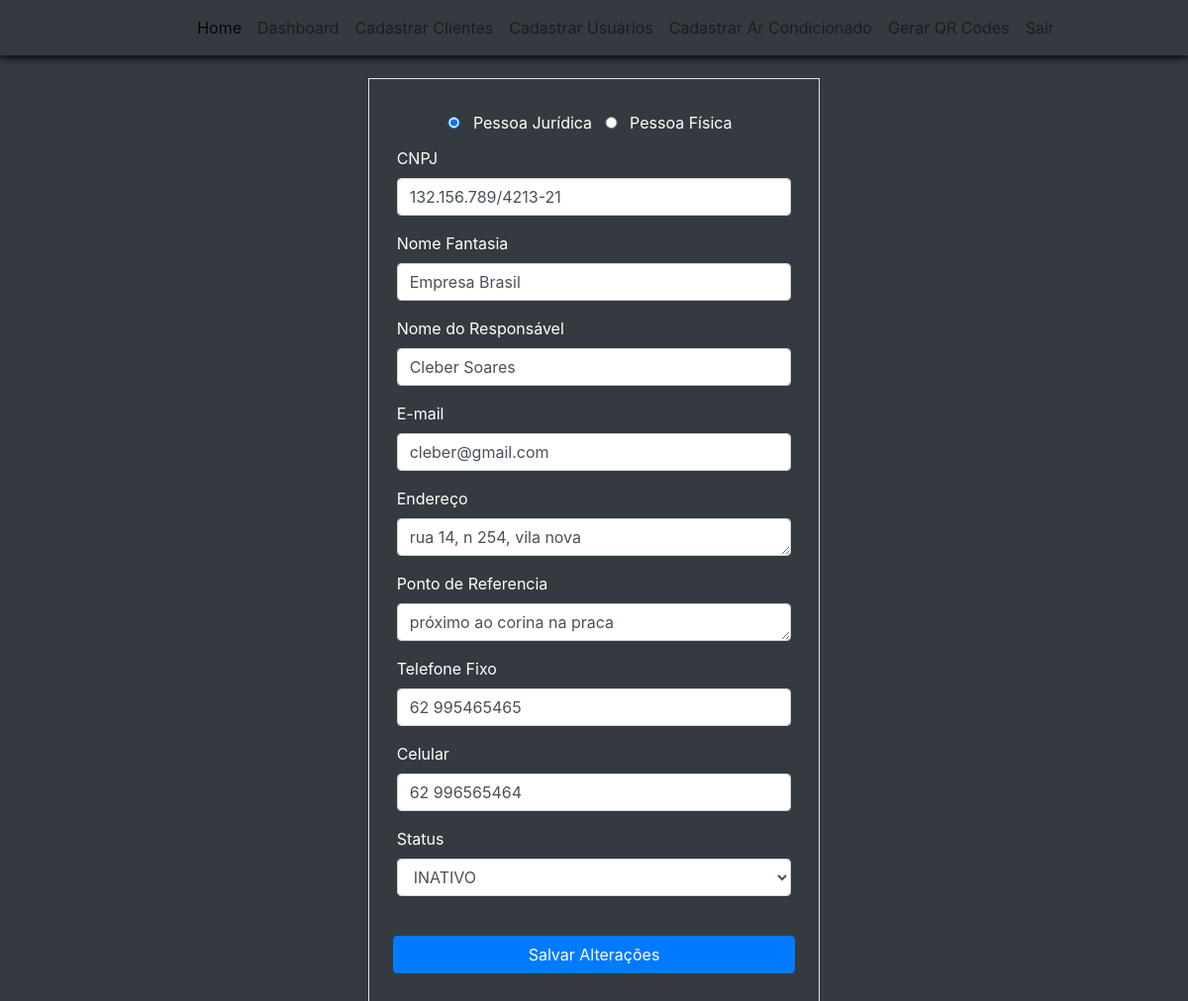
The app's page /edicao-cliente/12 (signed in) with its own data.
### climaxcool/models.py (models this page shows)
class Customers(database.Model):
    id = database.Column(database.Integer, primary_key=True)
    type_customer = database.Column(database.String, nullable=False)
    number_register_customer = database.Column(database.String, nullable=False, unique=True)
    name_customer = database.Column(database.String, nullable=False)
    name_responsible = database.Column(database.String)
    email = database.Column(database.String)
    address = database.Column(database.String)
    telephone_fixed = database.Column(database.String)
    telephone_mobile = database.Column(database.String, nullable=False)
    reference_point = database.Column(database.String)
    status_customer = database.Column(database.String, default="ATIVO")
    date_create = database.Column(database.DateTime, nullable=False, default=datetime.utcnow)
    date_last_update = database.Column(database.DateTime, default=datetime.utcnow, onupdate=datetime.utcnow)
    id_user = database.Column(database.Integer, database.ForeignKey('users.id'), nullable=False)
    equipment = database.relationship('Equipments', backref='company_asset', lazy=True)

### climaxcool/routes/routes.py (the view)
@app.route('/edicao-cliente/<customer_id>', methods=['POST', 'GET'])
@login_required
def customers_update(customer_id):
    customers_update = customers_viewmodel.customers_update(customer_id)
    return customers_update

### climaxcool/forms.py (shortened to what this page needs)
class FormCustomerRegistration(FlaskForm):
    edit_mode = HiddenField()
    type_customer = RadioField('Tipo de Cliente', choices=["Pessoa Jurídica", "Pessoa Física"], validators=[DataRequired()])
    number_register_customer =  StringField('CNPJ')
    name_customer = StringField('Nome Fantasia', validators=[DataRequired()])
    name_responsible = StringField('Nome do Responsável')
    email = StringField('E-mail', validators=[DataRequired(), Email()])
    address = TextAreaField('Endereço')
    telephone_fixed = StringField('Telefone Fixo')
    telephone_mobile = StringField('Celular')
    reference_point = TextAreaField('Ponto de Referencia')
    status_customer = SelectField('Status',validators=[Optional()], choices=['ATIVO', 'INATIVO'])
    btn_submit_customer = SubmitField('Cadastrar Cliente')

### climaxcool/models.py (called while the page is built)
@login_manager.user_loader
def load_user(id_user):
    return Users.query.get(int(id_user))

### climaxcool/repository/repo_customers.py (called while the page is built)
    def get_customers_by_id(self, customer_id):
        customer = Customers.query.get(int(customer_id))
        return customer

### climaxcool/templates/customer_update.html (shortened to what this page needs)
{% extends 'nav_logged.html' %}
{% block bodynav %}
<div class="d-flex justify-content-center align-items-center bg-dark" style="padding-top: 70px;">
    <div class="bg-dark text-white">
        <div class="col">
            <div>
                <form method="POST" action="" class="border p-4 mt-2 mb-2">
                    <fieldset>
                        <div style="font-size: 16px;" class="text-center">
                            {% for subfield in form_customer.type_customer %}
                            <tr>
                                <td>{{ subfield(style="height: 12px;") }}</td>
                                <td>{{ subfield.label(class="my-2 mx-2") }}</td>
                            </tr>
                            {% endfor %}
                        </div>
                        <div class="row form-group mt-1 mx-1">
                            <div>
                                <label for="number_register_customer" id="label-type-client">CNPJ</label>
                            </div>
                            {% if form_customer.number_register_customer.errors %}
                            {{ form_customer.number_register_customer(id="number_register_customer", class="form-control is-invalid", placeholder="999.999.999/9999-99", maxlength="26",) }}
                            <div class="invalid-feedback">
                                {%for erro in form_customer.number_register_customer.errors %}
                                {{ erro }}
                                {%endfor%}
                            </div>
                            {%else%}
                            {{ form_customer.number_register_customer(id="number_register_customer", class="form-control", placeholder="999.999.999/9999-99", maxlength="26",) }}
                            {%endif%}
                        </div>
                        <div class="row form-group mt-1 mx-1">
                            <div>
                                <label for="name_generic" id="label-name-generic">Nome Fantasia</label>
                            </div>
                            {{ form_customer.name_customer(id="name_generic", class="form-control") }}
                        </div>
                        <div class="form-group mt-1 mx-1">
                            {{ form_customer.name_responsible.label(id='label-name-responsible', class="form-label") }}
                            {{ form_customer.name_responsible(class="form-control") }}
                        </div>
                        <div class="row form-group mt-1 mx-1">
                            {{ form_customer.email.label(class="form-label") }}
                            {% if form_customer.email.errors %}
                            {{ form_customer.email(class="form-control is-invalid", placeholder="exemplo@gmail.com") }}
                            <div class="invalid-feedback">
                                {% for erro in form_customer.email.errors %}
                                E-mail inválido
                                {% endfor %}
                            </div>
                            {% else %}
                            {{ form_customer.email(class="form-control", placeholder="exemplo@gmail.com") }}
                            {% endif %}
                        </div>
                        <div class="row form-group mt-1 mx-1">
                            {{ form_customer.address.label(class="form-label") }}
                            {{ form_customer.address(class="form-control", rows="1") }}
                        </div>
                        <div class="row form-group mt-1 mx-1">
                            {{ form_customer.reference_point.label(class="form-label") }}
                            {{ form_customer.reference_point(class="form-control w-100", rows="1") }}
                        </div>
                        <div class="row form-group mt-1 mx-1">
                            {{ form_customer.telephone_fixed.label(class="form-label") }}
                            {{ form_customer.telephone_fixed(class="form-control w-100", rows="1") }}
                        </div>
                        <div class="row form-group mt-1 mx-1">
                            {{ form_customer.telephone_mobile.label(class="form-label") }}
                            {{ form_customer.telephone_mobile(class="form-control w-100", rows="1") }}
                        </div>
                        <div class="row form-group mt-1 mx-1">
                            {{ form_customer.status_customer.label(class="form-label") }}
                            {{ form_customer.status_customer(class="form-control w-100", rows="1") }}
                        </div>
                    </fieldset>
                    <div class="w-auto">
                        <button class="w-100 btn btn-primary mt-4 mb-2" type="submit">Salvar Alterações</button>
                    </div>
                </form>
            </div>
        </div>
    </div>
</div>
{% endblock %}

### records on screen
Customers: number_register_customer "132.156.789/4213-21", name_customer "Empresa Brasil", name_responsible "Cleber Soares", email "cleber@gmail.com", address "rua 14, n 254, vila nova", reference_point "próximo ao corina na praca", telephone_fixed "62 995465465", telephone_mobile "62 996565464", status_customer "INATIVO"

### other values on screen
{{ subfield.label(class="my-2 mx-2") }} "Pessoa Jurídica" "Pessoa Física"
